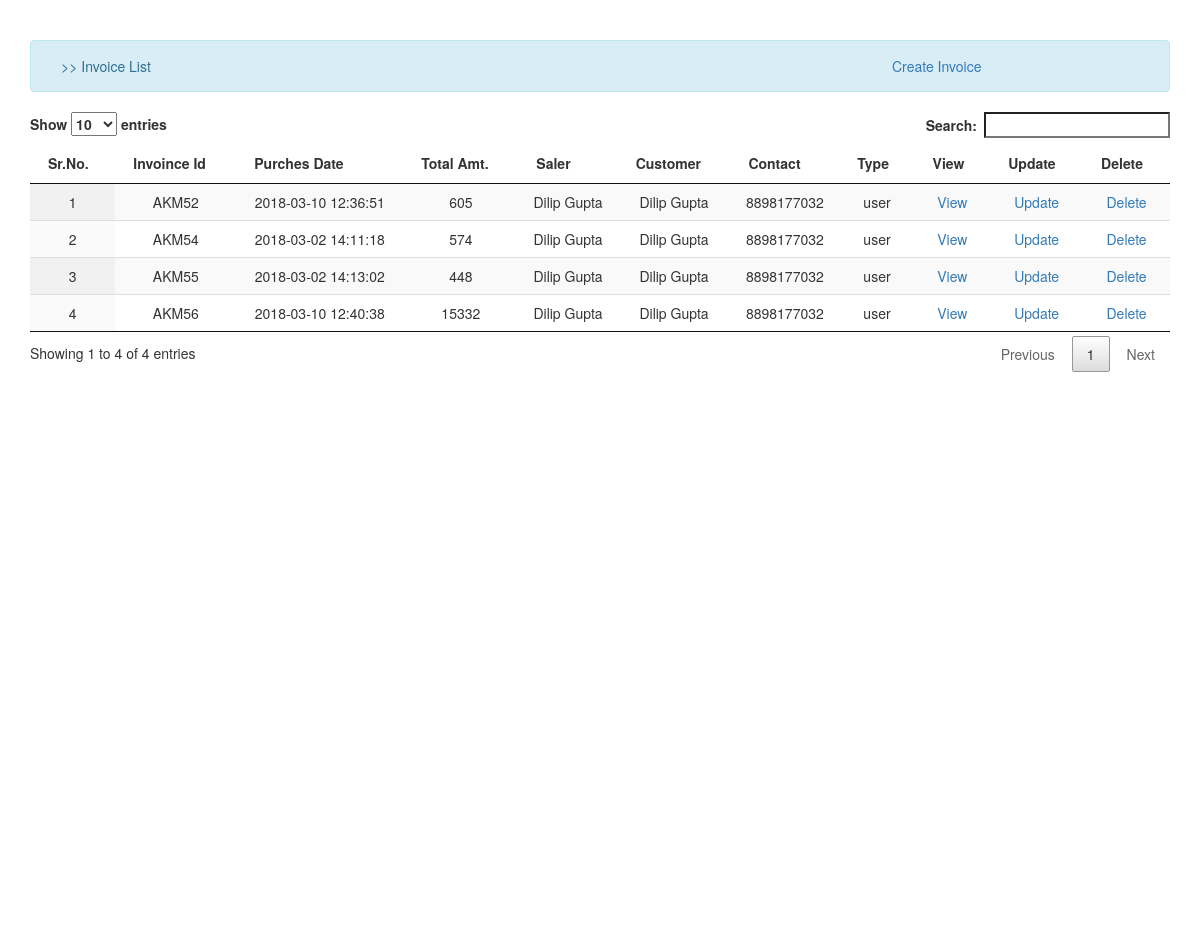
The app's page /home.php with its own data.
### tables this page shows
CREATE TABLE `invoice` (
  `invoice_id` int(11) NOT NULL,
  `user_id` int(11) NOT NULL,
  `purches_date` datetime NOT NULL DEFAULT CURRENT_TIMESTAMP,
  `total` float NOT NULL,
  `total_before_tax` float NOT NULL,
  `total_after_tax` float NOT NULL,
  `saler_id` int(11) NOT NULL,
  `status` enum('active','inactive') NOT NULL DEFAULT 'active',
  `created_at` datetime NOT NULL DEFAULT CURRENT_TIMESTAMP,
  `updated_at` datetime NOT NULL DEFAULT '0000-00-00 00:00:00' ON UPDATE CURRENT_TIMESTAMP
);

CREATE TABLE `user` (
  `user_id` int(11) NOT NULL,
  `name` text NOT NULL,
  `contact` bigint(20) DEFAULT NULL,
  `email` varchar(255) DEFAULT NULL,
  `address` text,
  `role` enum('user','admin','dealer','') NOT NULL DEFAULT 'user',
  `invoice_template` text,
  `pen_no` varchar(255) DEFAULT NULL,
  `gst_no` varchar(255) DEFAULT NULL,
  `invoice_id_prefix` varchar(255) DEFAULT NULL,
  `shop_name` text,
  `sold_by` text,
  `created_at` datetime NOT NULL DEFAULT CURRENT_TIMESTAMP,
  `updated_at` datetime DEFAULT NULL ON UPDATE CURRENT_TIMESTAMP
);

### home.php (the view)
<?php require('./header.php') ?>
<?php
$query = "SELECT i.invoice_id,i.purches_date,i.total_after_tax,i.saler_id,u.user_id,u.name,u.contact,u.role,us.name as saler FROM `invoice` i inner join user u on i.user_id = u.user_id inner join user us on i.saler_id = us.user_id where i.status='active'";
$stmt = $conn->prepare($query);
$stmt->execute();
$result = $stmt->fetchAll(PDO::FETCH_ASSOC);
?>
<div class="alert alert-info col-md-12">
<span class="col-md-9"> >> Invoice List </span>
<a href="./create.invoice.php"><span class="col-md-3">  Create Invoice</span></a>
</div>
<table id="invoice_table" class="display text-center" cellspacing="0" width="100%" >
<thead>
<th>Sr.No.</th>
<th>Invoince Id</th>
<th>Purches Date</th>
<th>Total Amt.</th>
<th>Saler</th>
<th>Customer</th>
<th>Contact</th>
<th>Type</th>
<th>View</th>
<th>Update</th>
<th>Delete</th>
</thead>
<tbody>
<?php
$count = 0;
foreach ($result as &$value) {
    $count++;
    echo "<tr>";
    echo"<td>$count</td>";
    echo"<td>AKM".$value["invoice_id"]."</td>";
    echo"<td>".$value["purches_date"]."</td>";
    echo"<td>".$value["total_after_tax"]."</td>";
    echo"<td>".$value["saler"]."</td>";
    echo"<td>".$value["name"]."</td>";
    echo"<td>".$value["contact"]."</td>";
    echo"<td>".$value["role"]."</td>";
    echo"<td><a href='./view.invoice.php?id=".base64_encode($value["invoice_id"])."'>View</a></td>";
    echo"<td><a href='./update.invoice.php?id=".base64_encode($value["invoice_id"])."'>Update</a></td>";
    echo"<td><a href='./controller/delete.invoice.do.php?id=".base64_encode($value["invoice_id"])."'>Delete</a></td>";
    echo "</tr>";
}
?>
</tbody>
</table>
<?php require('./footer.php') ?>

### header.php (shortened to what this page needs)
<!DOCTYPE html>
<html lang="en" >
<head>
      <link rel="stylesheet" href="./css/style.css">
      <link rel="stylesheet" href="./css/bootstrap.min.css" media='all'>
      <link rel="stylesheet" href="./css/jquery.dataTables.min.css">
</head>
<body>
    <div class="container">

### footer.php (shortened to what this page needs)
</div>
</body>
</html>

### css/style.css (style rules this page uses)
body { padding-top: 40px; padding-bottom: 40px; background-color: #eee; }

### records on screen
invoice: invoice_id "52", purches_date "2018-03-10 12:36:51", total_after_tax "605", user.name "Dilip Gupta", user.contact "8898177032", user.role "user"
invoice: invoice_id "54", purches_date "2018-03-02 14:11:18", total_after_tax "574", user.name "Dilip Gupta", user.contact "8898177032", user.role "user"
invoice: invoice_id "55", purches_date "2018-03-02 14:13:02", total_after_tax "448", user.name "Dilip Gupta", user.contact "8898177032", user.role "user"
invoice: invoice_id "56", purches_date "2018-03-10 12:40:38", total_after_tax "15332", user.name "Dilip Gupta", user.contact "8898177032", user.role "user"
